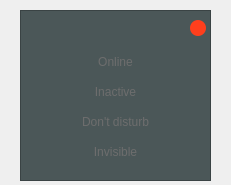
<?xml version="1.0" encoding="UTF-8"?>
<ui version="4.0">
 <class>MainWindow</class>
 <widget class="QMainWindow" name="MainWindow">
  <property name="geometry">
   <rect>
    <x>0</x>
    <y>0</y>
    <width>231</width>
    <height>185</height>
   </rect>
  </property>
  <property name="windowTitle">
   <string>MainWindow</string>
  </property>
  <widget class="QWidget" name="centralwidget">
   <widget class="QFrame" name="frame">
    <property name="geometry">
     <rect>
      <x>20</x>
      <y>10</y>
      <width>191</width>
      <height>171</height>
     </rect>
    </property>
    <property name="styleSheet">
     <string notr="true">background-color: rgb(75, 87, 88);
</string>
    </property>
    <property name="frameShape">
     <enum>QFrame::StyledPanel</enum>
    </property>
    <property name="frameShadow">
     <enum>QFrame::Raised</enum>
    </property>
    <widget class="QPushButton" name="OnlineStatus">
     <property name="geometry">
      <rect>
       <x>10</x>
       <y>40</y>
       <width>171</width>
       <height>23</height>
      </rect>
     </property>
     <property name="styleSheet">
      <string notr="true">QPushButton{

	border-style: none;
	font: 10pt &quot;Nirmala UI Semilight&quot;;
	color: rgb(109, 109, 109);
	border-radius:4px;
}

QPushButton:hover{
	
	background-color: rgb(99, 180, 255);
	border-radius:4px;
	
	color: rgb(255, 255, 255);
}


QPushButton:pressed{
	background-color: rgb(53, 166, 226);
	font-size:9pt;
	border-radius:4px;
}</string>
     </property>
     <property name="text">
      <string>Online</string>
     </property>
    </widget>
    <widget class="QPushButton" name="InactiveStatus">
     <property name="geometry">
      <rect>
       <x>10</x>
       <y>70</y>
       <width>171</width>
       <height>23</height>
      </rect>
     </property>
     <property name="styleSheet">
      <string notr="true">QPushButton{

	border-style: none;
	font: 10pt &quot;Nirmala UI Semilight&quot;;
	color: rgb(109, 109, 109);
	border-radius:4px;
}

QPushButton:hover{
	
	background-color: rgb(99, 180, 255);
	border-radius:4px;
	
	color: rgb(255, 255, 255);
}


QPushButton:pressed{
	background-color: rgb(53, 166, 226);
	font-size:9pt;
	border-radius:4px;
}</string>
     </property>
     <property name="text">
      <string>Inactive</string>
     </property>
    </widget>
    <widget class="QPushButton" name="DontDisturbStatus">
     <property name="geometry">
      <rect>
       <x>10</x>
       <y>100</y>
       <width>171</width>
       <height>23</height>
      </rect>
     </property>
     <property name="styleSheet">
      <string notr="true">QPushButton{

	border-style: none;
	font: 10pt &quot;Nirmala UI Semilight&quot;;
	color: rgb(109, 109, 109);
	border-radius:4px;
}

QPushButton:hover{
	
	background-color: rgb(99, 180, 255);
	border-radius:4px;
	
	color: rgb(255, 255, 255);
}


QPushButton:pressed{
	background-color: rgb(53, 166, 226);
	font-size:9pt;
	border-radius:4px;
}</string>
     </property>
     <property name="text">
      <string>Don't disturb</string>
     </property>
    </widget>
    <widget class="QPushButton" name="DontDisturbStatus_2">
     <property name="geometry">
      <rect>
       <x>10</x>
       <y>130</y>
       <width>171</width>
       <height>23</height>
      </rect>
     </property>
     <property name="styleSheet">
      <string notr="true">QPushButton{

	border-style: none;
	font: 10pt &quot;Nirmala UI Semilight&quot;;
	color: rgb(109, 109, 109);
	border-radius:4px;
}

QPushButton:hover{
	
	background-color: rgb(99, 180, 255);
	border-radius:4px;
	
	color: rgb(255, 255, 255);
}


QPushButton:pressed{
	background-color: rgb(53, 166, 226);
	font-size:9pt;
	border-radius:4px;
}</string>
     </property>
     <property name="text">
      <string>Invisible</string>
     </property>
    </widget>
    <widget class="QPushButton" name="pushButton">
     <property name="geometry">
      <rect>
       <x>170</x>
       <y>10</y>
       <width>16</width>
       <height>16</height>
      </rect>
     </property>
     <property name="styleSheet">
      <string notr="true">QPushButton{

	border-style: none;
	
	
	background-color: rgb(255, 63, 29);

	border-radius:8px;
}



QPushButton:pressed{
	
	
	background-color: rgb(184, 54, 42);
	border-radius:8px;
}</string>
     </property>
     <property name="text">
      <string/>
     </property>
    </widget>
   </widget>
  </widget>
 </widget>
 <resources/>
 <connections/>
</ui>
